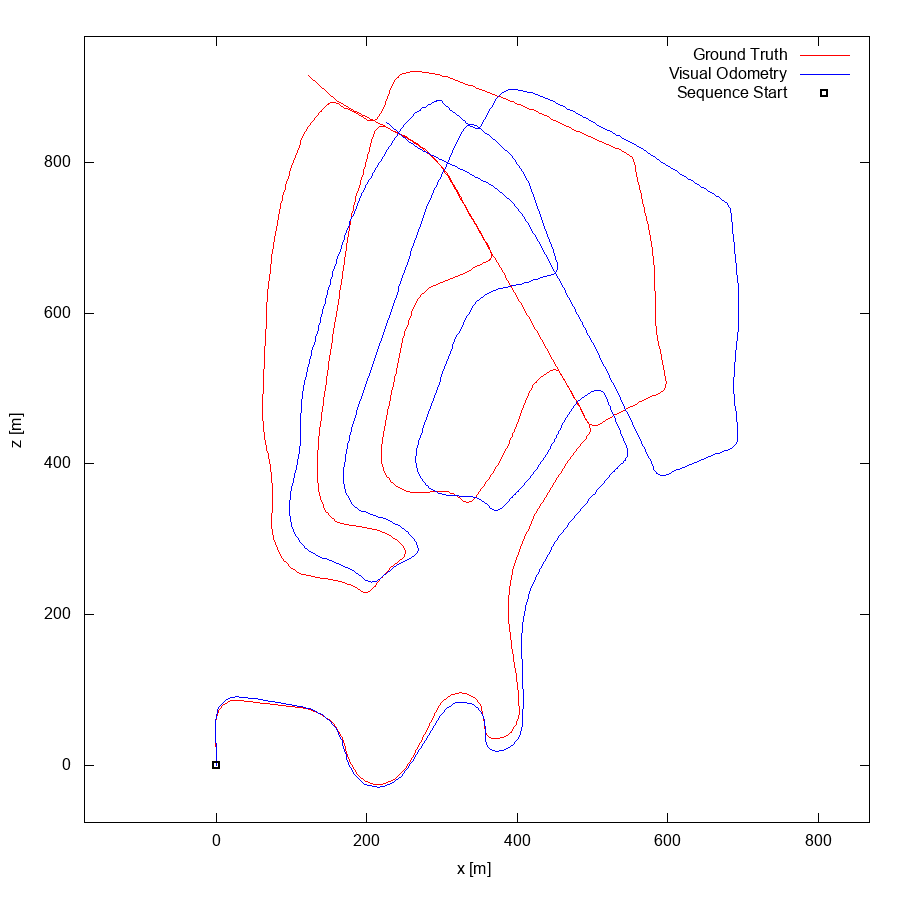

This chart was generated by the following gnuplot code:
set term postscript eps enhanced color
set output "02.eps"
set size ratio -1
set xrange [-175:868]
set yrange [-76:967]
set xlabel "x [m]"
set ylabel "z [m]"
plot "02.txt" using 1:2 lc rgb "#FF0000" title 'Ground Truth' w lines,"02.txt" using 3:4 lc rgb "#0000FF" title 'Visual Odometry' w lines,"< head -1 02.txt" using 1:2 lc rgb "#000000" pt 4 ps 1 lw 2 title 'Sequence Start' w points
